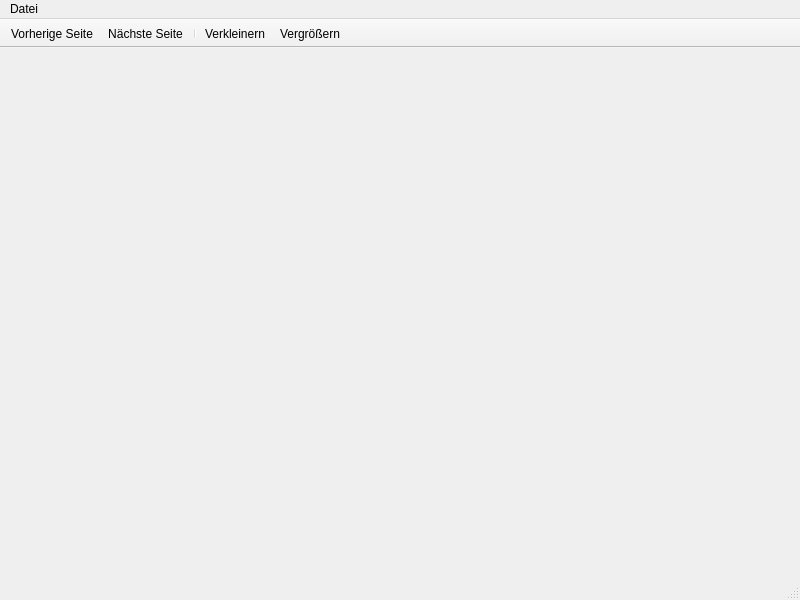
<?xml version="1.0" encoding="UTF-8"?>
<ui version="4.0">
 <class>PdfViewWindow</class>
 <widget class="QMainWindow" name="PdfViewWindow">
  <property name="geometry">
   <rect>
    <x>0</x>
    <y>0</y>
    <width>800</width>
    <height>600</height>
   </rect>
  </property>
  <property name="windowTitle">
   <string>PDF-Betrachter</string>
  </property>
  <widget class="QWidget" name="centralwidget">
   <widget class="QPdfView" name="pdfView" native="true">
    <property name="geometry">
     <rect>
      <x>10</x>
      <y>10</y>
      <width>781</width>
      <height>481</height>
     </rect>
    </property>
    <property name="sizePolicy">
     <sizepolicy hsizetype="Expanding" vsizetype="Expanding">
      <horstretch>0</horstretch>
      <verstretch>0</verstretch>
     </sizepolicy>
    </property>
   </widget>
  </widget>
  <widget class="QMenuBar" name="menubar">
   <property name="geometry">
    <rect>
     <x>0</x>
     <y>0</y>
     <width>800</width>
     <height>22</height>
    </rect>
   </property>
   <widget class="QMenu" name="menuFile">
    <property name="title">
     <string>Datei</string>
    </property>
    <addaction name="actionClose"/>
   </widget>
   <addaction name="menuFile"/>
  </widget>
  <widget class="QStatusBar" name="statusbar"/>
  <widget class="QToolBar" name="toolBar">
   <property name="windowTitle">
    <string>toolBar</string>
   </property>
   <property name="movable">
    <bool>false</bool>
   </property>
   <property name="allowedAreas">
    <set>Qt::TopToolBarArea</set>
   </property>
   <property name="floatable">
    <bool>false</bool>
   </property>
   <attribute name="toolBarArea">
    <enum>TopToolBarArea</enum>
   </attribute>
   <attribute name="toolBarBreak">
    <bool>false</bool>
   </attribute>
   <addaction name="actionPreviousPage"/>
   <addaction name="actionNextPage"/>
   <addaction name="separator"/>
   <addaction name="actionZoomOut"/>
   <addaction name="actionZoomIn"/>
  </widget>
  <action name="actionPreviousPage">
   <property name="icon">
    <iconset theme="go-previous"/>
   </property>
   <property name="text">
    <string>Vorherige Seite</string>
   </property>
   <property name="menuRole">
    <enum>QAction::NoRole</enum>
   </property>
  </action>
  <action name="actionNextPage">
   <property name="icon">
    <iconset theme="go-next"/>
   </property>
   <property name="text">
    <string>Nächste Seite</string>
   </property>
   <property name="menuRole">
    <enum>QAction::NoRole</enum>
   </property>
  </action>
  <action name="actionClose">
   <property name="icon">
    <iconset theme="window-close"/>
   </property>
   <property name="text">
    <string>Schließen</string>
   </property>
   <property name="shortcut">
    <string>F3</string>
   </property>
  </action>
  <action name="actionZoomOut">
   <property name="icon">
    <iconset theme="zoom-out"/>
   </property>
   <property name="text">
    <string>Verkleinern</string>
   </property>
   <property name="menuRole">
    <enum>QAction::NoRole</enum>
   </property>
  </action>
  <action name="actionZoomIn">
   <property name="icon">
    <iconset theme="zoom-in"/>
   </property>
   <property name="text">
    <string>Vergrößern</string>
   </property>
   <property name="menuRole">
    <enum>QAction::NoRole</enum>
   </property>
  </action>
 </widget>
 <customwidgets>
  <customwidget>
   <class>QPdfView</class>
   <extends>QWidget</extends>
   <header location="global">qpdfview.h</header>
   <container>1</container>
  </customwidget>
 </customwidgets>
 <resources/>
 <connections/>
</ui>
